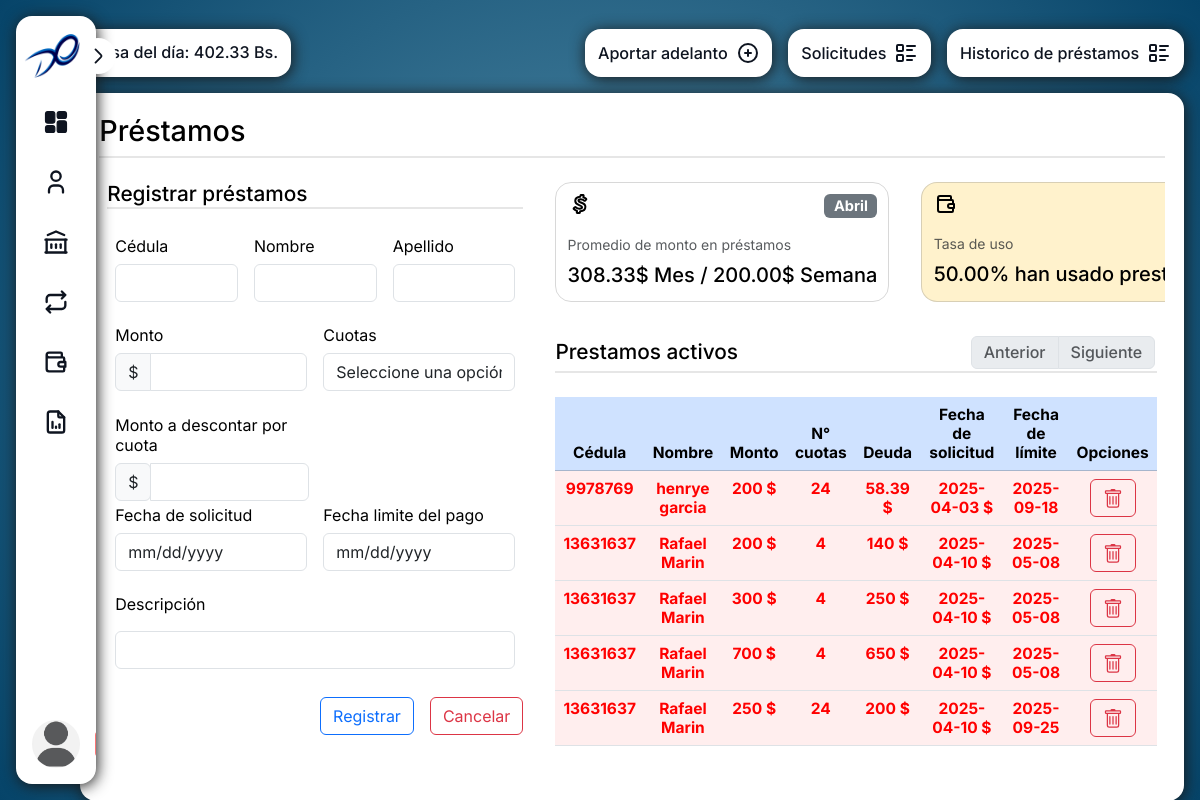
/view/PrestamoFinanza.php (signed in), run on the app's committed database.
### tables this page shows
CREATE TABLE `prestamos` (
  `id_prestamos` int(8) NOT NULL,
  `concepto` varchar(255) DEFAULT NULL,
  `solicitud_FK` int(11) DEFAULT NULL,
  `descuento` float DEFAULT NULL,
  `monto` float DEFAULT NULL,
  `monto_desc` float DEFAULT NULL,
  `cuotas` int(11) DEFAULT NULL,
  `cedula_FK` int(8) DEFAULT NULL,
  `tasaBCV_FK` int(8) DEFAULT NULL,
  `fecha` date DEFAULT NULL,
  `date_limit` date DEFAULT NULL,
  `estado` tinyint(1) DEFAULT NULL
);

CREATE TABLE `empleados` (
  `cedula` int(8) NOT NULL,
  `nombre` varchar(255) DEFAULT NULL,
  `apellido` varchar(255) DEFAULT NULL,
  `direccion` varchar(255) DEFAULT NULL,
  `correo` varchar(255) DEFAULT NULL,
  `sexo` varchar(255) DEFAULT NULL,
  `edad` date DEFAULT NULL,
  `tlf` varchar(255) DEFAULT NULL,
  `second_tlf` varchar(255) DEFAULT NULL,
  `departamento` varchar(255) DEFAULT NULL,
  `cargo` varchar(255) DEFAULT NULL,
  `f_ingreso` date DEFAULT NULL,
  `sueldo` float DEFAULT NULL,
  `afeccion` varchar(255) DEFAULT NULL,
  `discapacidad` varchar(255) DEFAULT NULL,
  `estado` tinyint(1) DEFAULT NULL,
  `limite_credito` decimal(10,2) DEFAULT 2000.00
);

### PHP/CLASS/conexion_Original.php (called while the page is built, shortened)
<?php
class connect {
 private $dbhost = "localhost";
 private $dbuser = "root";
 private $dbpass = "";
 private $dbname = "disorient_3";
 public function connect_db()
	{
		$con = mysqli_connect($this->dbhost, $this->dbuser, $this->dbpass, $this->dbname);
		if 	(mysqli_connect_error())
		{
			die("Fallo la conexion a BD" . mysqli_connect_error().mysqli_connect_errno());
		}
		else {
			return	$con;
		}
	}
}

### PHP/CLASS/user_Original.php (called while the page is built, shortened)
<?php
include_once "conexion_Original.php";
class Nomina extends connect
{
public function Prestamos_View() {
		$query = "SELECT id_prestamos, empleados.nombre, empleados.apellido, empleados.cedula,
					fecha, monto , monto_desc, descuento, cuotas, concepto, date_limit, prestamos.estado
				FROM prestamos INNER JOIN empleados ON cedula_FK = cedula
				WHERE  monto_desc > 0 AND prestamos.estado = 1";
  		$result = $this->connect_db()->query($query);
  		$data = array();
  		while ($row = mysqli_fetch_assoc($result)) {
    	$data[] = $row;
  		}
  		return $data;
	}
	}
$Nomina = new Nomina();

### View/Components/Tables/Tablas-Prestamos.php (the view, shortened to what this page needs)
<?php
$elementosPorPagina = 5;
$datos = $Nomina->Prestamos_View();
$totalElementos = count($datos);
$totalPaginas = ceil($totalElementos / $elementosPorPagina);
$paginaActual = isset($_GET['pagina']) ? (int)$_GET['pagina'] : 1;
$inicio = ($paginaActual - 1) * $elementosPorPagina;
$datosPagina = array_slice($datos, $inicio, $elementosPorPagina);
?>
<div class="table__information">
		<h4> Prestamos activos
			<nav aria-label="Page navigation">
			<ul class="pagination">
				<li class="page-item <?php if ($paginaActual == 1) echo 'disabled'; ?>">
					<a class="page-link" href="?pagina=<?php echo max(1, $paginaActual - 1); ?>" tabindex="-1">Anterior</a>
				</li>
				<li class="page-item <?php if ($paginaActual == $totalPaginas) echo 'disabled'; ?>">
					<a class="page-link" href="?pagina=<?php echo min($totalPaginas, $paginaActual + 1); ?>">Siguiente</a>
				</li>
			</ul>
			</nav>
		</h4>
    <table class="table" id="tablaPrestamos">
        <thead class="table-primary" style="text-align: center;">
            <tr>
                <th scope="col"> Cédula </th>
                <th scope="col"> Nombre </th>
                <th scope="col"> Monto </th>
                <th scope="col"> N° cuotas </th>
                <th scope="col"> Deuda </th>
                <th scope="col"> Fecha de solicitud </th>
                <th scope="col"> Fecha de límite </th>
                <?php if ($_SESSION['type'] == 'Gerencia' ) { ?>
                <th scope="col"> Opciones </th>
                <?php } ?>
            </tr>
        </thead>
        <tbody style="text-align: center;" id="cuerpoTabla">
            <?php
            foreach ($datosPagina as $dato) {
                $clase = (strtotime($dato['date_limit']) < strtotime(date('Y-m-d'))) ? 'mora' : '';
                echo '<tr class="' . $clase . '">';
                echo '<th scope="col">' . $dato['cedula'] . '</th>';
                echo '<th scope="col">' . $dato['nombre'] .' '. $dato['apellido']  . '</th>';
                echo '<th scope="col" style="text-align: rigth;">' . $dato['monto'] . ' $</th>';
                echo '<th scope="col">' . $dato['cuotas'] . '</th>';
                echo '<th scope="col">' . $dato['monto_desc'] . ' $</th>';
                echo '<th scope="col">' . $dato['fecha'] . ' $</th>';
                echo '<th scope="col">' . $dato['date_limit'] . '</th>';
                if ($_SESSION['type'] == 'Gerencia') {
                echo '<th>
                        <a name="btn2" class="btn btn-outline-danger" onclick="return confirmar(\'' . $dato['id_prestamos'] . '\')">
                            <svg xmlns="http://www.w3.org/2000/svg" width="20" height="20" fill="currentColor" class="bi bi-trash" viewBox="0 0 16 16">
                                <path d="M5.5 5.5A.5.5 0 0 1 6 6v6a.5.5 0 0 1-1 0V6a.5.5 0 0 1 .5-.5m2.5 0a.5.5 0 0 1 .5.5v6a.5.5 0 0 1-1 0V6a.5.5 0 0 1 .5-.5m3 .5a.5.5 0 0 0-1 0v6a.5.5 0 0 0 1 0z"/>
                                <path d="M14.5 3a1 1 0 0 1-1 1H13v9a2 2 0 0 1-2 2H5a2 2 0 0 1-2-2V4h-.5a1 1 0 0 1-1-1V2a1 1 0 0 1 1-1H6a1 1 0 0 1 1-1h2a1 1 0 0 1 1 1h3.5a1 1 0 0 1 1 1zM4.118 4 4 4.059V13a1 1 0 0 0 1 1h6a1 1 0 0 0 1-1V4.059L11.882 4zM2.5 3h11V2h-11z"/>
                            </svg>
                        </a>
                    </th>';
                }
                echo '</tr>';
            }
            ?>
        </tbody>
    </table>
</div>

### CSS/alerts.css (style rules this page uses)
:root { --notification-background: #313e2c; --notification-primary: #aaec8a; --background: #0d110e; }

### CSS/Search-box.css (style rules this page uses)
:root { --bg: #F0F0F0; --input-bg: white; --text-search: #27292B; --item-hover: #f6f6f6; }

### CSS/struct.css (style rules this page uses)
:root { --primary-color: #191919; --white: #FFFFFF; --sidebar-hover: #d8dde0; --sidebar-bg: #FFFFFF; --bg: radial-gradient(circle, #5790AB, #064469); --text-link: #0E1420; --logout: #FA7575; --headline-text: #546471; --text: #E7EAEE; --divider-bg: var(--bg); --border-color: var(--bg); }
html { height: 100%; }
* { margin: 0; padding: 0; box-sizing: border-box; }
body { font-family: 'Inter', sans-serif; font-size: 16px; padding: 1rem; height: 100%; background: var(--bg); }
.block h4 { min-height: 1.7rem; font-size: 1.3rem; border-bottom: 2px solid rgba(128, 128, 128, 0.2); margin-bottom: 1.5rem; display: flex; justify-content: space-between; align-items: center; }
.pagination { margin: .1rem; }
.table thead, .table tbody { text-align: center; font-size: .97rem; }
.mora th { background-color: rgba(255, 0, 0, 0.067) !important; color: red !important; }

### data on the page
prestamos: cedula_FK.cedula "9978769", cedula_FK.nombre "henrye", cedula_FK.apellido "garcia", monto "200", cuotas "24", monto_desc "58.39", fecha "2025-04-03", date_limit "2025-09-18"
prestamos: cedula_FK.cedula "13631637", cedula_FK.nombre "Rafael", cedula_FK.apellido "Marin", monto "200", cuotas "4", monto_desc "140", fecha "2025-04-10", date_limit "2025-05-08"
prestamos: cedula_FK.cedula "13631637", cedula_FK.nombre "Rafael", cedula_FK.apellido "Marin", monto "300", cuotas "4", monto_desc "250", fecha "2025-04-10", date_limit "2025-05-08"
prestamos: cedula_FK.cedula "13631637", cedula_FK.nombre "Rafael", cedula_FK.apellido "Marin", monto "700", cuotas "4", monto_desc "650", fecha "2025-04-10", date_limit "2025-05-08"
prestamos: cedula_FK.cedula "13631637", cedula_FK.nombre "Rafael", cedula_FK.apellido "Marin", monto "250", cuotas "24", monto_desc "200", fecha "2025-04-10", date_limit "2025-09-25"

### other printed values
$_SESSION['TasaBCV'] "402.33"
$mes "Abril"
$mes_promedio "308.33"
$semana_promedio "200.00"
$promedio "50.00"
